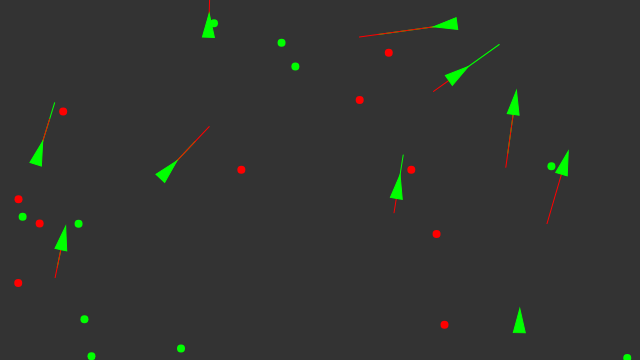
Frame 1 (no input)
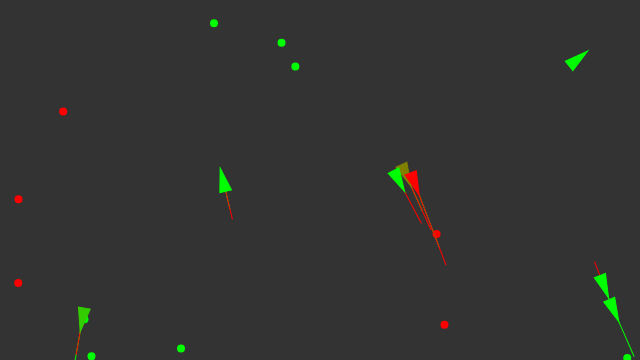
Frame 60 (no input)
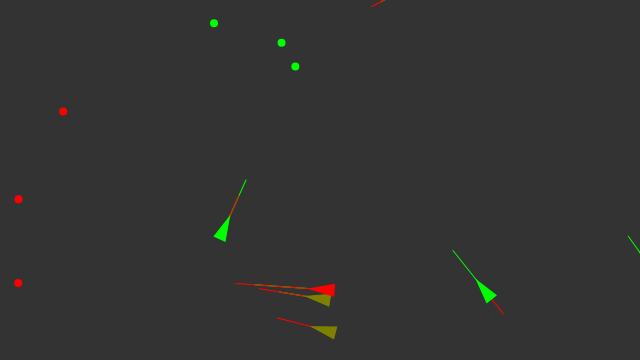
Frame 120 (the mouse pressed at the canvas centre since frame 60)

The p5.js sketch that drew these frames (run headless with seeded random() and noise() and a simulated clock; from frame 60 on, the mouse is pressed at the canvas centre):

// p5.js sketch
// ── sketch.js
var vehicles = [];
var food = [];
var poison = [];

function setup() {
  createCanvas(640, 360);
  // make vehicles
  for (var i = 0; i < 10; i++){
    var x = random(width);
    var y = random(height);
    vehicles[i] = new Vehicle(x,y);
  }

  // make random food
  for (var i = 0; i < 10; i++){
    var x = random(width);
    var y = random(height);
    food.push(createVector(x,y));
  }
  // make random poison
  for (var i = 0; i < 10; i++){
    var x = random(width);
    var y = random(height);
    poison.push(createVector(x,y));
  }
}

function draw() {
  background(51);
  // Draw food
  for (var i = 0; i < food.length; i++){
    fill(0,255,0);
    noStroke();
    ellipse(food[i].x,food[i].y,8,8);
  }
  // Draw poison
  for (var i = 0; i < poison.length; i++){
    fill(255,0,0);
    noStroke();
    ellipse(poison[i].x,poison[i].y,8,8);
  }
  // Call the appropriate steering behaviors for our agents
  for (var i = 0; i < vehicles.length; i++){
    vehicles[i].behaviors(food, poison);
    vehicles[i].update();
    vehicles[i].display();
  }
}

// ── ship.js
// The "Vehicle" class https://github.com/shiffman/The-Nature-of-Code-Examples-p5.js/tree/master/chp06_agents/NOC_6_01_Seek

function Vehicle(x, y){
    this.acceleration = createVector(0, 0);
    this.velocity = createVector(0, -2);
    this.position = createVector(x, y);
    // size
    this.r = 6;
    // ability
    this.maxspeed = 5;
    this.maxforce = 0.5;
    this.health = 1;
    // smarty pants

    this.dna = [];
    this.dna[0] = random(-5,5);
    this.dna[1] = random(-5,5);




  // Method to update location
  this.update = function() {
    //every frame health goes down
    this.health -= 0
    // Update velocity
    // velocity alters postion
    // acceleration alters velocity
    this.velocity.add(this.acceleration);
    // Limit speed

    this.velocity.limit(this.maxspeed);
    this.position.add(this.velocity);
    // Reset accelerationelertion to 0 each cycle
    this.acceleration.mult(0);
  }

  this.applyForce = function(force) {
    // We could add mass here if we want A = F / M
    this.acceleration.add(force);
  }

  this.behaviors = function(good, bad){
    var steerG = this.eat(good, 0.1);
    var steerB = this.eat(bad, -0.5);

    steerG.mult(this.dna[0]);
    steerB.mult(this.dna[1]);

    this.applyForce(steerG);
    this.applyForce(steerB);
  }

  this.eat = function(list, nutrition){
    var record = Infinity;
    var closest = -1;
    for( var i = 0; i < list.length; i++){
      var d = this.position.dist(list[i]);
      if (d < record ){
        record = d;
        closest = i;
      }
    }
    // moment of eating
    if(record < 5){
      list.splice(closest ,1);
      this.health += nutrition;
    } else if (closest > -1) {
      return this.seek(list[closest]);
    }
    return createVector(0, 0);
  }


  // A method that calculates a steering force towards a target
  // STEER = DESIRED MINUS VELOCITY
  this.seek = function(target) {

    var desired = p5.Vector.sub(target, this.position); // A vector pointing from the location to the target

    // Scale to maximum speed
    desired.setMag(this.maxspeed);

    // Steering = Desired minus velocity
    var steer = p5.Vector.sub(desired, this.velocity);
    steer.limit(this.maxforce); // Limit to maximum steering force

    return steer;
    //this.applyForce(steer);
  }

  this.display = function() {
    // Draw a triangle rotated in the direction of velocity
    var angle = this.velocity.heading() + PI / 2;

    push();
    translate(this.position.x, this.position.y);
    rotate(angle);

    stroke(0,255,0);
    line(0,0,0, -this.dna[0]*20);
    stroke(255,0,0);
    line(0,0,0, -this.dna[1]*20);

    // Vehicle color to show health
    var gr = color(0,255,0);
    var rd = color(255,0,0);
    // linear interperlation
    // red0 ----------- 1green
    var col = lerpColor(rd,gr,this.health);
    fill(col);
    stroke(col);
    strokeWeight(1);
    beginShape();
    vertex(0, -this.r * 2);
    vertex(-this.r, this.r * 2);
    vertex(this.r, this.r * 2);
    endShape(CLOSE);



    pop();
  }
}
